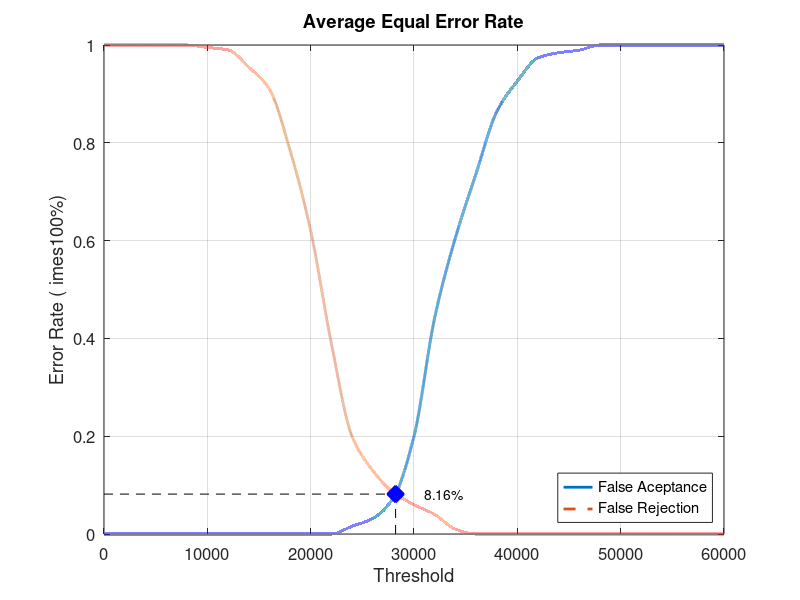
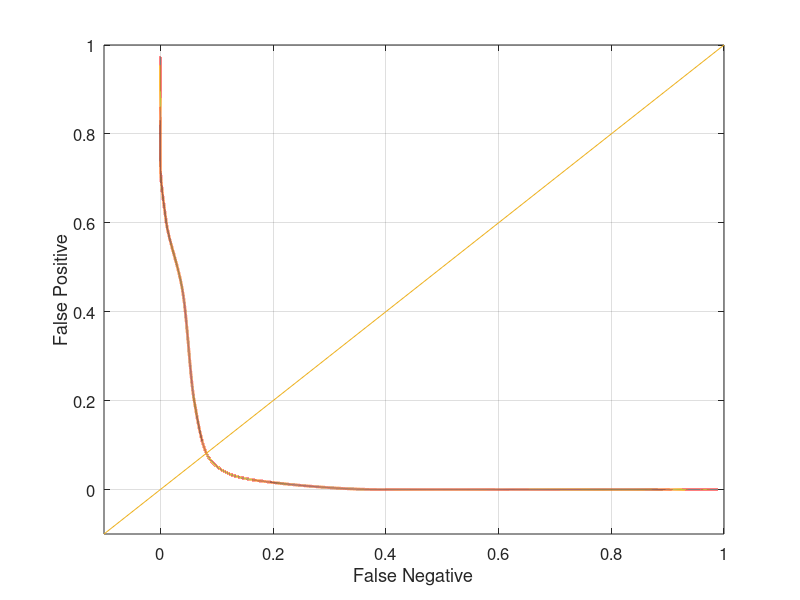

Write MATLAB code to recreate these figures, in order.
close all;
clear;
clc;
x = 0:2000:60000;
xq = 0:0.5:60000;

y0 = [0 0 0 0 0 0 0 0 0 0 0 0 0.0157895 0.0315789 0.0736842 0.2 0.442105 0.605263 0.736842 0.863158 0.926316 0.973684 0.984211 0.989474 1 1 1 1 1 1 1]
yy0 = interp1(x, y0, xq, 'pchip');
y1 = [1 1 1 1 1 0.995 0.99 0.955 0.91 0.785 0.62 0.39 0.2 0.13 0.085 0.06 0.04 0.01 0 0 0 0 0 0 0 0 0 0 0 0 0]
yy1 = interp1(x, y1, xq, 'pchip');

% Calculating EER: 
y2 = abs(y0 - y1);
find(y2 == min(y2))
yy2 = abs(yy0 - yy1);
xEER = find(yy2 == min(yy2));
xEERIndex = xq(xEER) % X-axis EER
yEER = yy0(xEER) % Y-axis EER

main = figure
plot(xq, yy0,'-','LineWidth', 2);	hold on
plot(xq, yy1,'--','LineWidth', 2);	hold on
plot([xEERIndex xEERIndex], [0 yEER], 'k--');	hold on
plot([0 xEERIndex], [yEER yEER], 'k--');	hold on
plot(xEERIndex, yEER, 'bx', 'LineWidth', 10);	hold on
text(xEERIndex + 10 * xEERIndex / 100, yEER, [num2str(round((10000 * yEER)) / 100) '%'])
legend('False Aceptance', 'False Rejection', 'Location', 'SouthEast')
xlabel('Threshold')
ylabel('Error Rate (	imes100%)')
title('Average Equal Error Rate')
set(gca, 'FontSize', 12)
axis([0 60000 0 1])
grid on

print(main, 'Database3_2Main', '-dpng');
FNRxFPR = figure('Color', [1 1 1]);
plot(yy1, yy0, '-', yy1, yy0, 'LineWidth', 2);
hold on
y = -0.1:0.1:1
plot(y, y); 
set(gca, 'FontSize', 12)
xlabel('False Negative')
ylabel('False Positive')
axis([-0.1 1 -0.1 1])
set(gca, 'FontSize', 12)
grid on

print(FNRxFPR, 'Database3_2FNRxFPR','-dpng');
